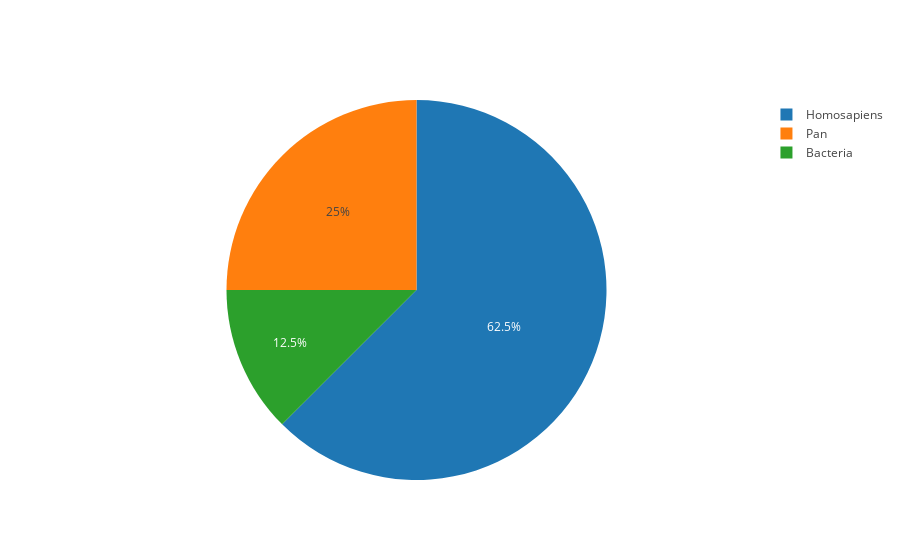

Write notebook code for a chart like this one.
### Code cell
result = df.groupby('most_abundent_organism')['Accession'].nunique()
print (type(result))
values = result.tolist()
labels = result.index.tolist()
trace = go.Pie(labels=labels, values=values)
iplot([trace], filename='organisms_found')

### Figure 1 — Plotly figure (JSON) as saved in the notebook; plotly's stock layout.template omitted (floating-point values rounded to 4 significant figures)
{"data": [{"labels": ["Bacteria", "Homosapiens", "Pan"], "type": "pie", "values": [1, 5, 2]}], "layout": {}}
